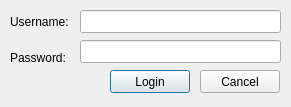
<?xml version="1.0" encoding="UTF-8"?>
<ui version="4.0">
 <class>UILoginScreen</class>
 <widget class="QDialog" name="UILoginScreen">
  <property name="geometry">
   <rect>
    <x>0</x>
    <y>0</y>
    <width>291</width>
    <height>107</height>
   </rect>
  </property>
  <property name="windowTitle">
   <string>Dialog</string>
  </property>
  <widget class="QLabel" name="label">
   <property name="geometry">
    <rect>
     <x>10</x>
     <y>10</y>
     <width>66</width>
     <height>23</height>
    </rect>
   </property>
   <property name="text">
    <string>Username:</string>
   </property>
  </widget>
  <widget class="QLabel" name="label_2">
   <property name="geometry">
    <rect>
     <x>10</x>
     <y>50</y>
     <width>59</width>
     <height>15</height>
    </rect>
   </property>
   <property name="text">
    <string>Password:</string>
   </property>
  </widget>
  <widget class="QLineEdit" name="txtPassword">
   <property name="geometry">
    <rect>
     <x>80</x>
     <y>40</y>
     <width>201</width>
     <height>23</height>
    </rect>
   </property>
   <property name="inputMethodHints">
    <set>Qt::ImhHiddenText|Qt::ImhNoAutoUppercase|Qt::ImhNoPredictiveText|Qt::ImhSensitiveData</set>
   </property>
   <property name="echoMode">
    <enum>QLineEdit::Password</enum>
   </property>
  </widget>
  <widget class="QLineEdit" name="txtUsername">
   <property name="geometry">
    <rect>
     <x>80</x>
     <y>10</y>
     <width>201</width>
     <height>23</height>
    </rect>
   </property>
  </widget>
  <widget class="QPushButton" name="btnLogin">
   <property name="geometry">
    <rect>
     <x>110</x>
     <y>70</y>
     <width>80</width>
     <height>23</height>
    </rect>
   </property>
   <property name="text">
    <string>Login</string>
   </property>
  </widget>
  <widget class="QPushButton" name="btnCancel">
   <property name="geometry">
    <rect>
     <x>200</x>
     <y>70</y>
     <width>80</width>
     <height>23</height>
    </rect>
   </property>
   <property name="text">
    <string>Cancel</string>
   </property>
  </widget>
 </widget>
 <tabstops>
  <tabstop>txtUsername</tabstop>
  <tabstop>txtPassword</tabstop>
  <tabstop>btnLogin</tabstop>
  <tabstop>btnCancel</tabstop>
 </tabstops>
 <resources/>
 <connections/>
</ui>
